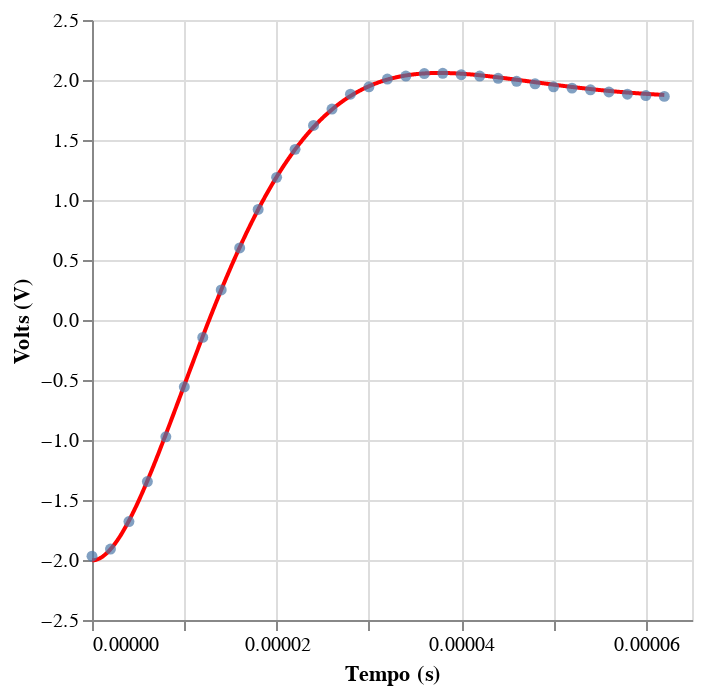

Notebook source saved alongside this figure:
### Code cell
data_path = "RLC-02.csv"

df = pd.read_csv(data_path)

def func(t, Voff, V_max, alfa, omega):
    beta = np.sqrt(omega**2 - alfa**2)
    return V_max * np.exp(-alfa * t) * (np.cos(beta * t) + (alfa / beta) * np.sin(beta * t)) + Voff

id_min, id_max = 0, 30
tempo = df['Time'].loc[id_min:id_max + 1].values
ddv = df['U_b'].loc[id_min:id_max + 1].values

tempo = tempo - tempo[0]

x_data = np.linspace(tempo[0],tempo[-1],1000)
y_data = func(x_data,1.864,-3.867,79358.7,115135.44)

data = pd.DataFrame()
data["Time"] = x_data
data["U_b"] = y_data

pontos = pd.DataFrame()
pontos["Time"] = tempo
pontos["U_b"] = ddv



q =alt.Chart(data).mark_line(color="red").encode(
    x = "Time",
    y = "U_b"
)

p =alt.Chart(pontos).mark_circle().encode(
    alt.X("Time",title = "Tempo (s)"),
    alt.Y("U_b", title = "Volts (V)")
)


q+p

### Figure 1 — Vega-Lite specification as saved in the notebook (floating-point values rounded to 4 significant figures; data arrays with more than 128 entries replaced by an {"elided": "..."} marker saying what was removed)
{"config": {"view": {"continuousWidth": 300, "continuousHeight": 300}}, "layer": [{"data": {"name": "data-2ae6877344fd2f5bb08783b91c3e4ec9"}, "mark": {"type": "line", "color": "red"}, "encoding": {"x": {"field": "Time", "type": "quantitative"}, "y": {"field": "U_b", "type": "quantitative"}}}, {"data": {"name": "data-6b204f236195e12f5634abba0c52e925"}, "mark": {"type": "circle"}, "encoding": {"x": {"field": "Time", "title": "Tempo (s)", "type": "quantitative"}, "y": {"field": "U_b", "title": "Volts (V)", "type": "quantitative"}}}], "$schema": "https://vega.github.io/schema/vega-lite/v5.20.1.json", "datasets": {"data-2ae6877344fd2f5bb08783b91c3e4ec9": {"elided": "1000 records"}, "data-6b204f236195e12f5634abba0c52e925": [{"Time": 0.0, "U_b": -1.968}, {"Time": 2e-06, "U_b": -1.909}, {"Time": 4e-06, "U_b": -1.68}, {"Time": 6e-06, "U_b": -1.346}, {"Time": 8e-06, "U_b": -0.9731}, {"Time": 1e-05, "U_b": -0.5567}, {"Time": 1.2e-05, "U_b": -0.1449}, {"Time": 1.4e-05, "U_b": 0.2508}, {"Time": 1.6e-05, "U_b": 0.6008}, {"Time": 1.8e-05, "U_b": 0.9209}, {"Time": 2e-05, "U_b": 1.189}, {"Time": 2.2e-05, "U_b": 1.422}, {"Time": 2.4e-05, "U_b": 1.621}, {"Time": 2.6e-05, "U_b": 1.758}, {"Time": 2.8e-05, "U_b": 1.882}, {"Time": 3e-05, "U_b": 1.943}, {"Time": 3.2e-05, "U_b": 2.008}, {"Time": 3.4e-05, "U_b": 2.033}, {"Time": 3.6e-05, "U_b": 2.053}, {"Time": 3.8e-05, "U_b": 2.056}, {"Time": 4e-05, "U_b": 2.044}, {"Time": 4.2e-05, "U_b": 2.033}, {"Time": 4.4e-05, "U_b": 2.014}, {"Time": 4.6e-05, "U_b": 1.989}, {"Time": 4.8e-05, "U_b": 1.969}, {"Time": 5e-05, "U_b": 1.943}, {"Time": 5.2e-05, "U_b": 1.932}, {"Time": 5.4e-05, "U_b": 1.918}, {"Time": 5.6e-05, "U_b": 1.9}, {"Time": 5.8e-05, "U_b": 1.882}, {"Time": 6e-05, "U_b": 1.87}, {"Time": 6.2e-05, "U_b": 1.863}]}}
